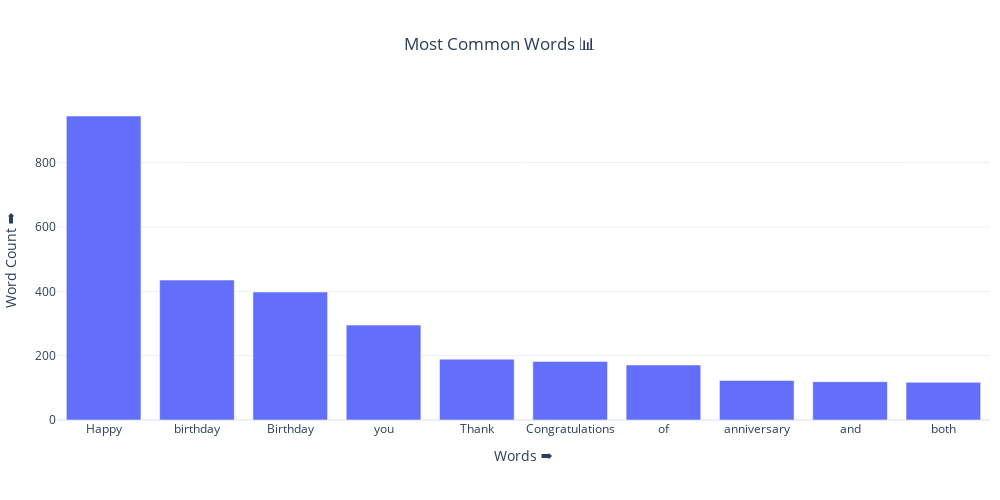

Notebook code cell kept with this figure:
### Code cell
fig = go.Figure(
  go.Bar
    (
      y = most_common_words.head(10)['count'],
      x = most_common_words.head(10)['words'],
      name='most_common_words'
    )
)
fig.update_layout(
  height=500, 
  width=1000,
  xaxis_title = "Words ➡️",
  yaxis_title = "Word Count ➡️",
  title="Most Common Words 📊",
  title_x=0.5,
  template="plotly_white",
  margin = dict(l=10, r=10)
)
fig.show()

### Figure 1 — Plotly figure (JSON) as saved in the notebook; plotly's stock layout.template omitted (floating-point values rounded to 4 significant figures)
{"data": [{"name": "most_common_words", "type": "bar", "x": ["Happy", "birthday", "Birthday", "you", "Thank", "Congratulations", "of", "anniversary", "and", "both"], "y": [945, 435, 398, 295, 189, 182, 171, 123, 119, 117]}], "layout": {"height": 500, "margin": {"l": 10, "r": 10}, "title": {"text": "Most Common Words 📊", "x": 0.5}, "width": 1000, "xaxis": {"title": {"text": "Words ➡️"}}, "yaxis": {"title": {"text": "Word Count ➡️"}}}}
